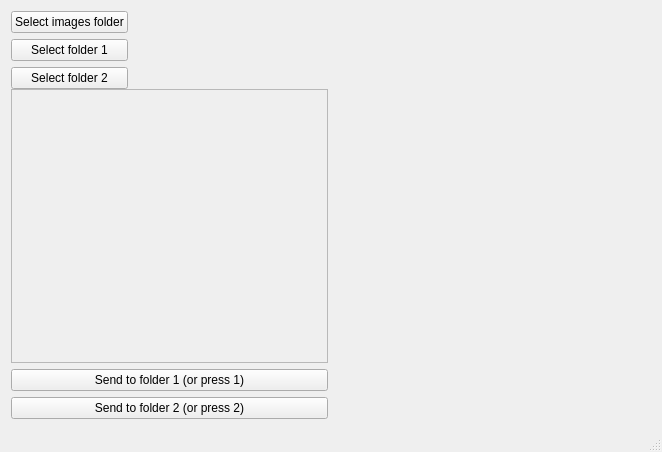
<?xml version="1.0" encoding="UTF-8"?>
<ui version="4.0">
 <class>MainWindow</class>
 <widget class="QMainWindow" name="MainWindow">
  <property name="geometry">
   <rect>
    <x>0</x>
    <y>0</y>
    <width>662</width>
    <height>452</height>
   </rect>
  </property>
  <property name="windowTitle">
   <string>pyImageSelector</string>
  </property>
  <widget class="QWidget" name="centralWidget">
   <layout class="QVBoxLayout" name="verticalLayout_5">
    <item>
     <layout class="QHBoxLayout" name="horizontalLayout_2">
      <item>
       <layout class="QVBoxLayout" name="verticalLayout_4" stretch="0,0">
        <property name="spacing">
         <number>0</number>
        </property>
        <item>
         <layout class="QHBoxLayout" name="horizontalLayout">
          <item>
           <layout class="QVBoxLayout" name="verticalLayout">
            <item>
             <widget class="QPushButton" name="btnSelectRootFolder">
              <property name="text">
               <string>Select images folder</string>
              </property>
             </widget>
            </item>
            <item>
             <widget class="QPushButton" name="btnSelectFolder1">
              <property name="text">
               <string>Select folder 1</string>
              </property>
             </widget>
            </item>
            <item>
             <widget class="QPushButton" name="btnSelectFolder2">
              <property name="text">
               <string>Select folder 2</string>
              </property>
             </widget>
            </item>
           </layout>
          </item>
          <item>
           <layout class="QVBoxLayout" name="verticalLayout_3">
            <item>
             <widget class="QLabel" name="lblRootFolder">
              <property name="sizePolicy">
               <sizepolicy hsizetype="Expanding" vsizetype="Preferred">
                <horstretch>0</horstretch>
                <verstretch>0</verstretch>
               </sizepolicy>
              </property>
              <property name="text">
               <string/>
              </property>
             </widget>
            </item>
            <item>
             <widget class="QLabel" name="lblFolder1">
              <property name="sizePolicy">
               <sizepolicy hsizetype="Expanding" vsizetype="Preferred">
                <horstretch>0</horstretch>
                <verstretch>0</verstretch>
               </sizepolicy>
              </property>
              <property name="text">
               <string/>
              </property>
             </widget>
            </item>
            <item>
             <widget class="QLabel" name="lblFolder2">
              <property name="sizePolicy">
               <sizepolicy hsizetype="Expanding" vsizetype="Preferred">
                <horstretch>0</horstretch>
                <verstretch>0</verstretch>
               </sizepolicy>
              </property>
              <property name="text">
               <string/>
              </property>
             </widget>
            </item>
           </layout>
          </item>
         </layout>
        </item>
        <item>
         <layout class="QVBoxLayout" name="verticalLayout_2">
          <item>
           <widget class="QListWidget" name="lvImages">
            <property name="enabled">
             <bool>false</bool>
            </property>
           </widget>
          </item>
          <item>
           <widget class="QPushButton" name="btnMoveToFolder1">
            <property name="text">
             <string>Send to folder 1 (or press 1)</string>
            </property>
           </widget>
          </item>
          <item>
           <widget class="QPushButton" name="btnMoveToFolder2">
            <property name="text">
             <string>Send to folder 2 (or press 2)</string>
            </property>
           </widget>
          </item>
         </layout>
        </item>
       </layout>
      </item>
      <item>
       <widget class="QLabel" name="lblImagePreview">
        <property name="sizePolicy">
         <sizepolicy hsizetype="Expanding" vsizetype="Expanding">
          <horstretch>0</horstretch>
          <verstretch>0</verstretch>
         </sizepolicy>
        </property>
        <property name="autoFillBackground">
         <bool>false</bool>
        </property>
        <property name="text">
         <string/>
        </property>
        <property name="scaledContents">
         <bool>true</bool>
        </property>
       </widget>
      </item>
     </layout>
    </item>
   </layout>
  </widget>
  <widget class="QStatusBar" name="statusBar"/>
 </widget>
 <layoutdefault spacing="6" margin="11"/>
 <resources/>
 <connections/>
</ui>
